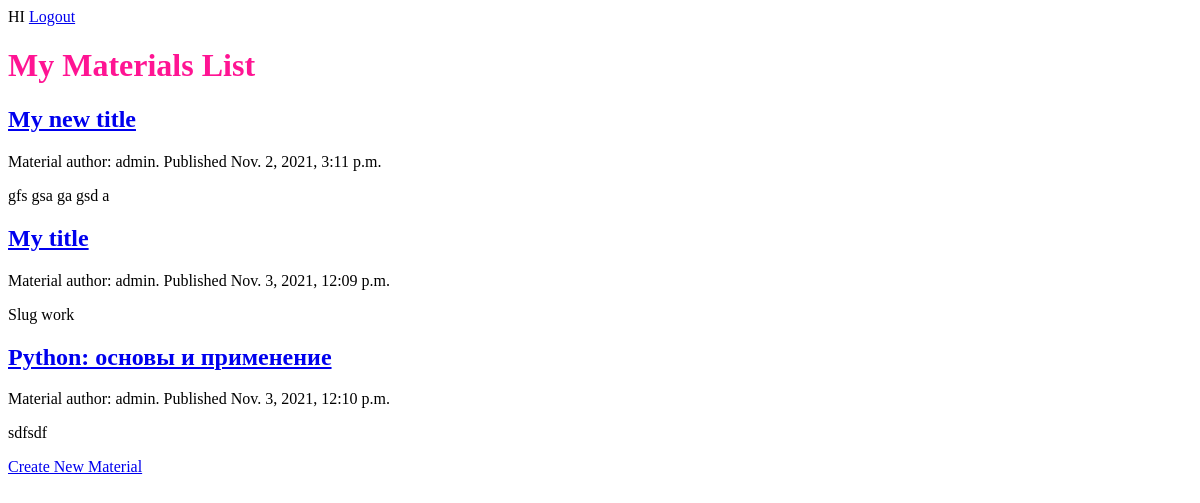
Page /lesson/ (signed in) on the earlier database version.
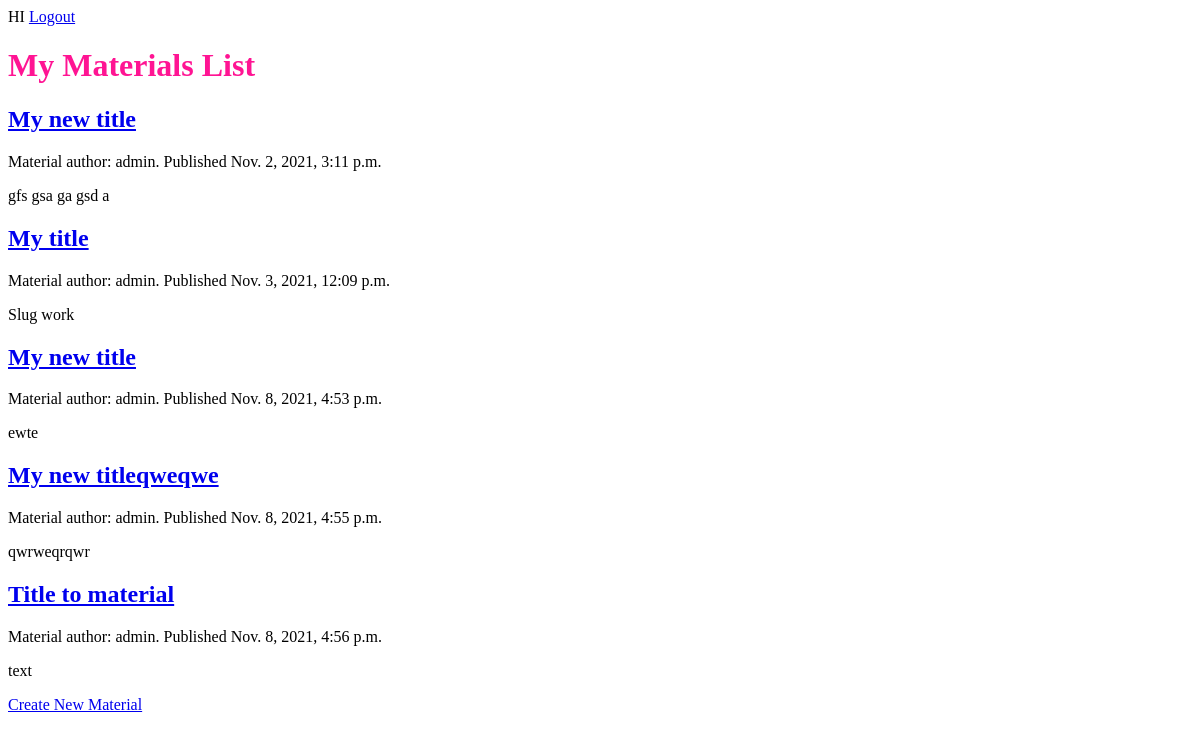
Same page on the later database version.
### lesson/models.py (models this page shows, shortened)
class Material(models.Model):
    MATERIAL_TYPE = (
        ('theory', 'Theoretical Material'),
        ('practice', 'Practical'),
    )
    title = models.CharField(max_length=255)
    slug = models.SlugField(max_length=250, unique_for_date='publish')
    body = models.TextField()
    updated_at = models.DateTimeField(auto_now=True)
    created_at = models.DateTimeField(auto_now_add=True)
    publish = models.DateTimeField(default=timezone.now)
    author = models.ForeignKey(User,
                               on_delete=models.CASCADE,
                               related_name='user_materials')
    material_type = models.CharField(max_length=20,
                                     choices=MATERIAL_TYPE,
                                     default='theory')
    def get_absolute_url(self):
        return reverse('lesson:material_details',
                       args=[self.publish.year,
                             self.publish.month,
                             self.publish.day,
                             self.slug])

### lesson/views.py (the view)
# urls.py: path('', views.MaterialListView.as_view(), name='all_materials'),
class MaterialListView(LoginRequiredMixin, ListView):
    queryset = models.Material.objects.all
    context_object_name = 'materials'
    template_name = 'materials/all_materials.html'

### lesson/templates/materials/all_materials.html (shortened to what this page needs)
{% extends 'base.html' %}
{% block content %}
    <h1>My Materials List</h1>
    {% for material in materials %}
    <h2>
        <a href="{{ material.get_absolute_url }}">
            {{ material.title }}
        </a>
    </h2>
    <p>
        Material author: {{material.author}}. Published {{ material.publish }}
    </p>
    <p>
        {{ material.body|truncatewords_html:5|linebreaks }}
    </p>
    {% endfor %}
    <p>
        <a href="{% url 'lesson:create_form' %}">Create New Material</a>
    </p>
{% endblock %}

### lesson/templates/base.html (shortened to what this page needs)
{% load static %}
<!DOCTYPE html>
<html lang="en">
<head>
    <link href="{% static 'styles.css' %}" rel="stylesheet">
</head>
<body>
{% if request.user.is_authenticated %}
    HI {{ request.user.first_name }}
    <a href="{% url 'lesson:logout' %}">Logout</a>
{% else %}
    <a href="{% url 'lesson:login' %}">Login</a>
{% endif %}
{% block content %}
{% endblock %}
</body>
</html>

### lesson/static/styles.css (style rules this page uses)
h1 { color: deeppink; }

Differences in the rows shown:
removed Material: title "Python: основы и применение", author "admin", publish "Nov. 3, 2021, 12:10 p.m.", body "sdfsdf"
added Material: title "My new title", author "admin", publish "Nov. 8, 2021, 4:53 p.m.", body "ewte"
added Material: title "My new titleqweqwe", author "admin", publish "Nov. 8, 2021, 4:55 p.m.", body "qwrweqrqwr"
added Material: title "Title to material", author "admin", publish "Nov. 8, 2021, 4:56 p.m.", body "text"
